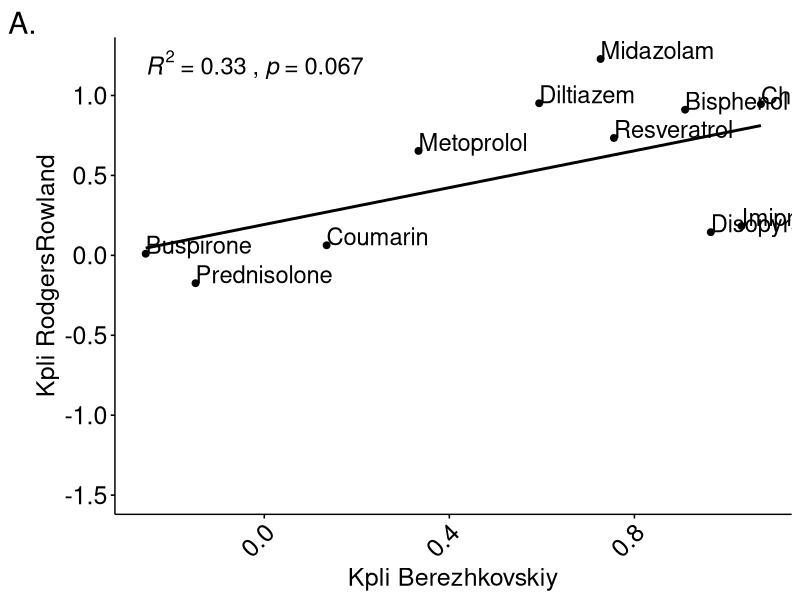
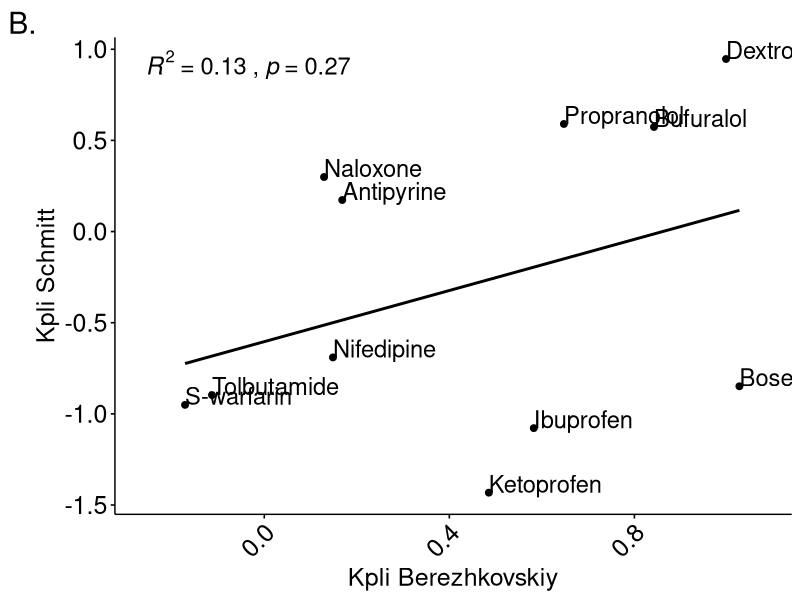
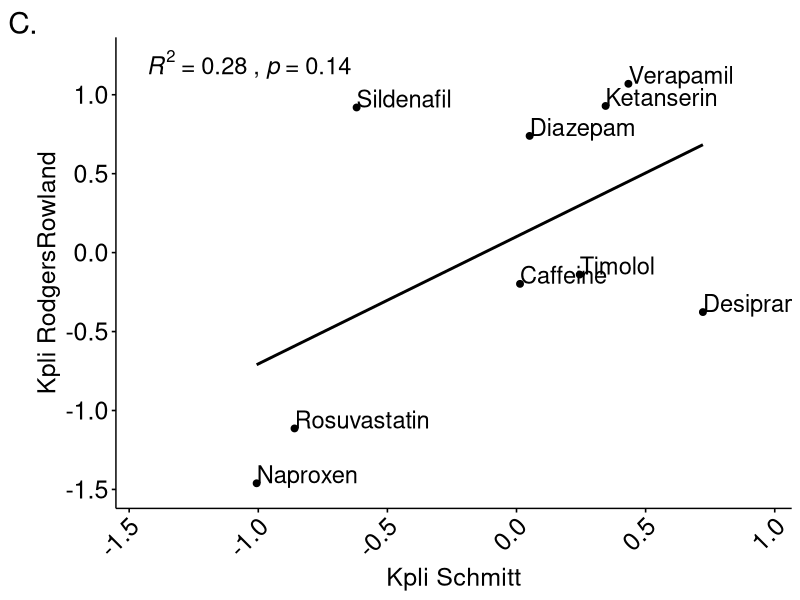
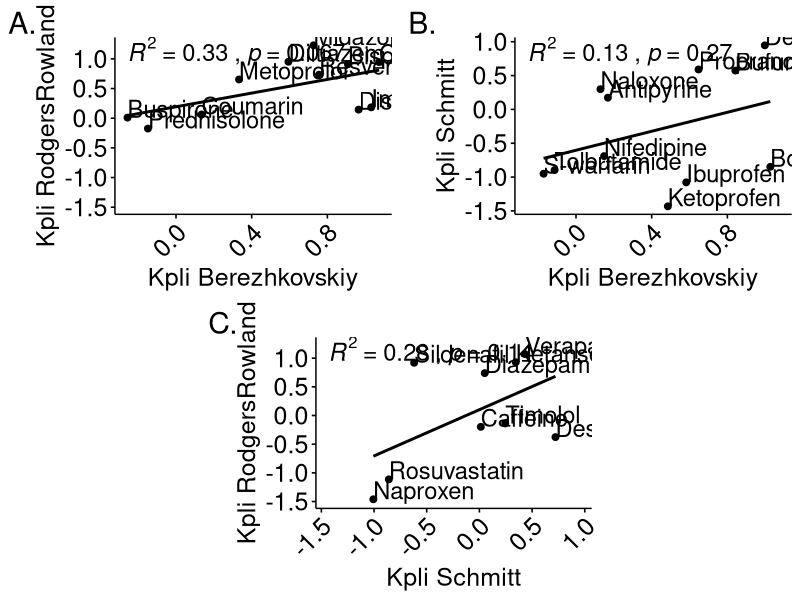

Generate these figures, in order, with R:
library(tidyverse)
library(ggpubr)
library(gridExtra)
library(grid)
model_results<-read.csv("../model/results/PBKresults.csv")

#data preparation figure
figure_data_Kpli <-model_results %>% 
  group_by(compound, method.partition) %>%
  #mean Kpli based on different fup values
  mutate(Kpli = log10(mean(Kpli))) %>%
  ungroup() %>%
  distinct(compound, Kpli, method.partition) %>%
  spread(method.partition, Kpli) %>%
  as.data.frame()

Berezhkovskiy_RodgersRowland <- ggscatter(figure_data_Kpli, x = "Berezhkovskiy", y = "RodgersRowland", add = "reg.line") +
  stat_cor(aes(label = paste(..rr.label.., ..p.label.., sep = "~`,`~")), 
           size =6, 
           label.x.npc = 0, 
           label.y.npc = 1, hjust = 0) +
  geom_text(data = figure_data_Kpli, 
            aes(x = Berezhkovskiy, 
                y = RodgersRowland, label = compound), 
            size = 6, vjust = 0, hjust =0) +
  labs(tag = "A.")+
  xlab("Kpli Berezhkovskiy")+
  ylab("Kpli RodgersRowland")+
  theme(panel.grid.major = element_blank(), panel.grid.minor = element_blank(),
        panel.background = element_blank(), axis.line = element_line(colour = "black"),
        text = element_text(size = 18),
        plot.tag.position = "topleft",
        legend.key = element_rect(colour = NA, fill = NA),
        axis.text.x = element_text(size=18,angle = 45, vjust = 1.05, hjust=1.05),
        axis.text.y = element_text(size=18))
Berezhkovskiy_RodgersRowland

Berezhkovskiy_Schmitt <- ggscatter(figure_data_Kpli, x = "Berezhkovskiy", y = "Schmitt", add = "reg.line") +
  stat_cor(aes(label = paste(..rr.label.., ..p.label.., sep = "~`,`~")), 
           size =6, 
           label.x.npc = 0, 
           label.y.npc = 1, hjust = 0) +
  geom_text(data = figure_data_Kpli, 
            aes(x = Berezhkovskiy, 
                y = Schmitt, label = compound), 
            size = 6, vjust = 0, hjust =0) +
  labs(tag = "B.")+
  xlab("Kpli Berezhkovskiy")+
  ylab("Kpli Schmitt")+
  theme(panel.grid.major = element_blank(), panel.grid.minor = element_blank(),
        panel.background = element_blank(), axis.line = element_line(colour = "black"),
        text = element_text(size = 18),
        plot.tag.position = "topleft",
        legend.key = element_rect(colour = NA, fill = NA),
        axis.text.x = element_text(size=18,angle = 45, vjust = 1.05, hjust=1.05),
        axis.text.y = element_text(size=18))
Berezhkovskiy_Schmitt

Schmitt_RodgersRowland <- ggscatter(figure_data_Kpli, x = "Schmitt", y = "RodgersRowland", add = "reg.line") +
  stat_cor(aes(label = paste(..rr.label.., ..p.label.., sep = "~`,`~")), 
           size =6, 
           label.x.npc = 0, 
           label.y.npc = 1, hjust = 0) +
  geom_text(data = figure_data_Kpli, 
            aes(x = Schmitt, 
                y = RodgersRowland, label = compound), 
            size = 6, vjust = 0, hjust =0) +
  labs(tag = "C.")+
  xlab("Kpli Schmitt")+
  ylab("Kpli RodgersRowland")+
  theme(panel.grid.major = element_blank(), panel.grid.minor = element_blank(),
        panel.background = element_blank(), axis.line = element_line(colour = "black"),
        text = element_text(size = 18),
        plot.tag.position = "topleft",
        legend.key = element_rect(colour = NA, fill = NA),
        axis.text.x = element_text(size=18,angle = 45, vjust = 1.05, hjust=1.05),
        axis.text.y = element_text(size=18))
Schmitt_RodgersRowland


tiff("FigureS4_Kpli.tiff", units="in", width=30, height=15, res=300)

grid.arrange(Berezhkovskiy_RodgersRowland,Berezhkovskiy_Schmitt,Schmitt_RodgersRowland, 
             layout_matrix = rbind(c(1,1,2,2),
                                   c(NA,3,3,NA)))
dev.off()
